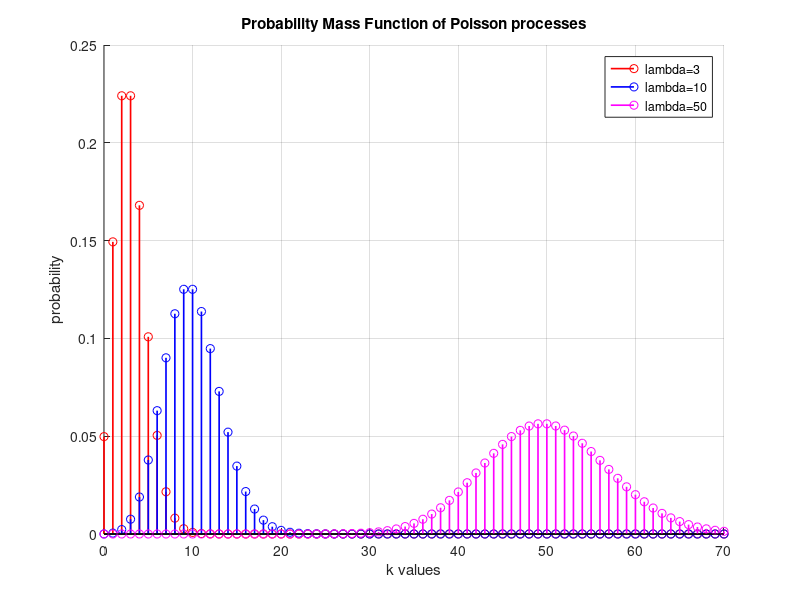
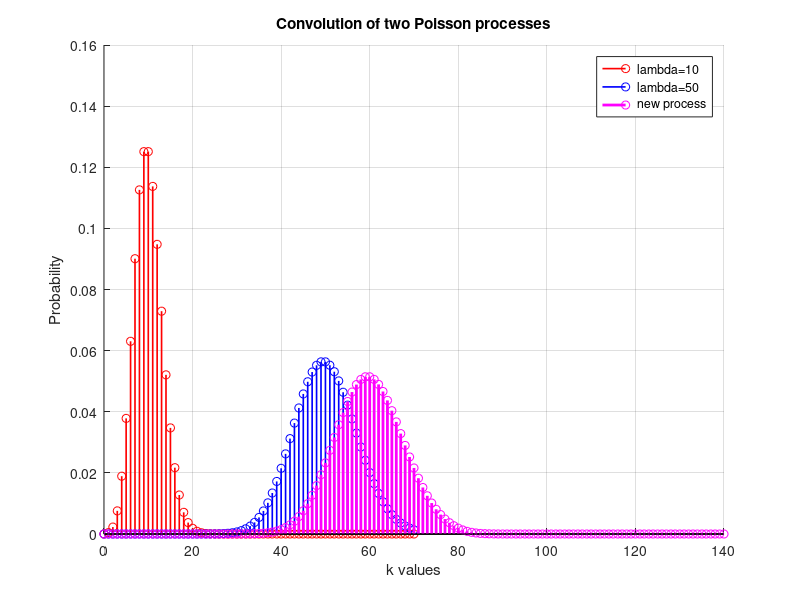
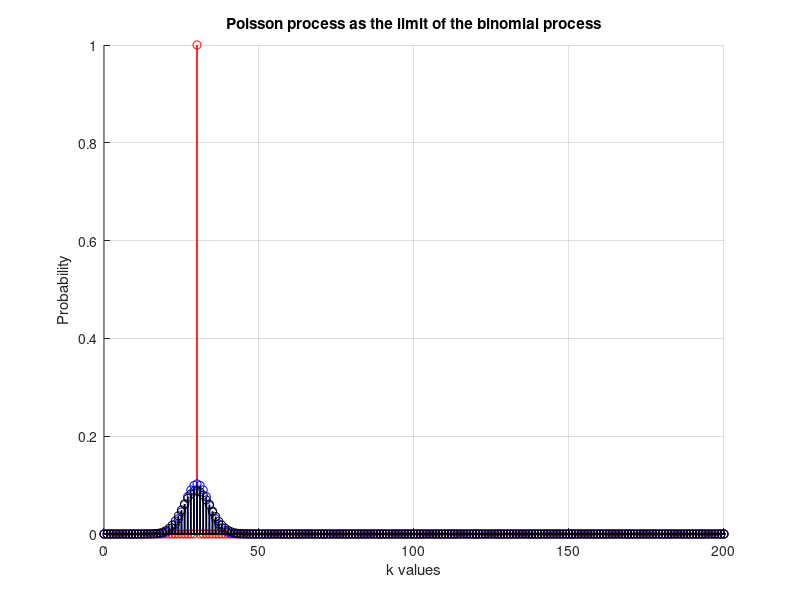

Recreate these plots in MATLAB, in order.
pkg load statistics

clc;
clear all;
close all;

nfig=0;
# Poisson Distribution A
# TASK: In a common diagram, design the Probability Mass Function of Poisson 
# processes with lambda parameters 3,10,50. In the horizontal axes, choose
# k parameters between 0 and 70.

k = 0:1:70;
lambda = [3,10,30,50];
index = find(lambda == 30);

for i=1:columns(lambda)
  poisson(i,:) = poisspdf(k,lambda(i));
endfor

colors = "rbkm";

nfig=nfig+1; figure(nfig); 
hold on;
for i=1:columns(lambda)
  if (i == index)
    continue
  endif
  stem(k,poisson(i,:),colors(i),"linewidth",1.2);
endfor
hold off;

title("Probability Mass Function of Poisson processes");
xlabel("k values");
ylabel("probability");
legend("lambda=3","lambda=10","lambda=50");
grid on;

#name = "../images/Poisson_Distribution_A.png";
#saveas(nfig,name);



# Poisson Distribution B
# TASK: regarding the poisson process with parameter lambda 30, compute its mean 
# value and variance

#fd = fopen("../images/Poisson_Distribution_B.txt","w");

chosen = poisson(index,:);  
mean_value = 0;
for i=0:(columns(poisson(index,:))-1)
  mean_value = mean_value + i.*poisson(index,i+1);
endfor

fprintf("mean value of Poisson with lambda 30 is %d\n", mean_value);


second_moment = 0;
for i=0:(columns(poisson(index,:))-1)
  second_moment = second_moment + i.*i.*poisson(index,i+1);
endfor

variance = second_moment - mean_value.^2;

fprintf("Variance of Poisson with lambda 30 is %d\n",variance);
# fclose(fd);
# Poisson Distribution C
# TASK: consider the convolution of the Poisson distribution with lambda 20 with 
# the Poisson distribution with lambda 30. 

first = find(lambda==10);
second = find(lambda==50);
poisson_first = poisson(first,:);
poisson_second = poisson(second,:);

composed = conv(poisson_first,poisson_second);
new_k = 0:1:(2*70);

nfig=nfig+1; figure(nfig);
hold on;
stem(k,poisson_first(:),colors(1),"linewidth",1.2);
stem(k,poisson_second(:),colors(2),"linewidth",1.2);
stem(new_k,composed,"mo","linewidth",2);
hold off;

title("Convolution of two Poisson processes");
xlabel("k values");
ylabel("Probability");
legend("lambda=10","lambda=50","new process");
grid on;

#name = "../images/Poisson_Distribution_C.png";
#saveas(nfig,name);

# Poisson Distribution D
# TASK: show that Poisson process is the limit of the binomial distribution.
k = 0:1:200;
# Define the desired Poisson Process
lambda = 30;
n = [30, 60, 90, 120, 150]; 
p = lambda./n;

nfig=nfig+1; figure(nfig);

hold on;
for i=1:3
  binomial = binopdf(k,n(i),p(i));
  stem(k,binomial,colors(i),'linewidth',1.2);
endfor
hold off;

title("Poisson process as the limit of the binomial process");
xlabel("k values");
ylabel("Probability");
grid on;

#name = "../images/Poisson_Distribution_D.png";
#saveas(nfig,name);